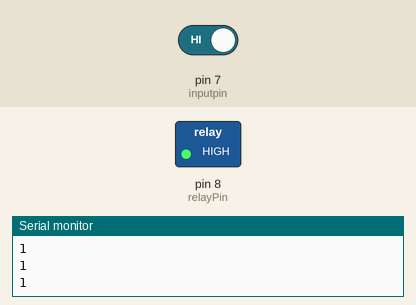
The sketch below on a simulated Arduino Uno, built with avr-gcc and run on an emulated ATmega328P. Parts: switched loads named in the sketch (green lamp = pin HIGH), the last lines printed to the serial monitor. Inputs (shaded band) come from the test bench; at power-on: pin 7 (inputpin) HIGH.

Above: at 2.8 s.
2.9 s: pin 7 (inputpin) driven LOW
At 3.4 s:
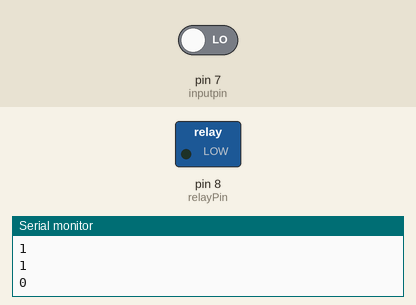
4.5 s: pin 7 (inputpin) driven HIGH
At 6.1 s:
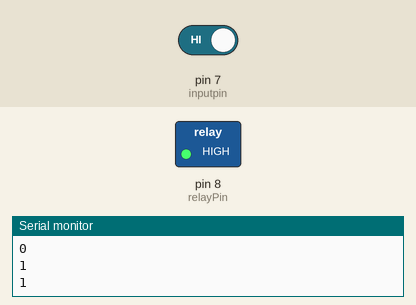
Timing chart, 0 to 7.6 s (numbered marks = the images above; inputs shaded):
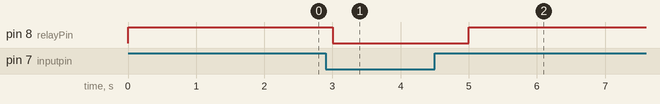

The sketch:

motor.ino
```cpp
int relayPin = 8;// define output pin for relay
#define inputpin 7
int x = 0;
int t = 0;

void setup() {
  Serial.begin(115200);
  pinMode(relayPin, OUTPUT);// define pin 8 as output
  pinMode(inputpin, INPUT);
}

void loop() {

//  digitalWrite(relayPin, LOW); // turn the relay ON (low is ON if relay is LOW trigger. change it to HIGH if you have got HIGH trigger relay)
//
//   delay(1000); // wait for 500 millisecond
//   digitalWrite(relayPin, HIGH);// // turn the relay OFF (HIGH is OFF if relay is LOW trigger. change it to LOW if you have got HIGH trigger relay)
//   delay(1000);// wait for 500 millisecond
  int x = digitalRead(inputpin);
  Serial.println(x);
  if(x == LOW){
   t = 0;
  }
  else{
    t = 1;
  }

  if(t == 0){
    digitalWrite(relayPin,LOW);
    delay(1000);
  }
  else{

     digitalWrite(relayPin,HIGH);
    delay(1000);
  }

}
```

Measured:
- after the input at 2.9 s, pin 8 (relayPin): HIGH → LOW after 0.10 s
- after the input at 4.5 s, pin 8 (relayPin): LOW → HIGH after 0.50 s
